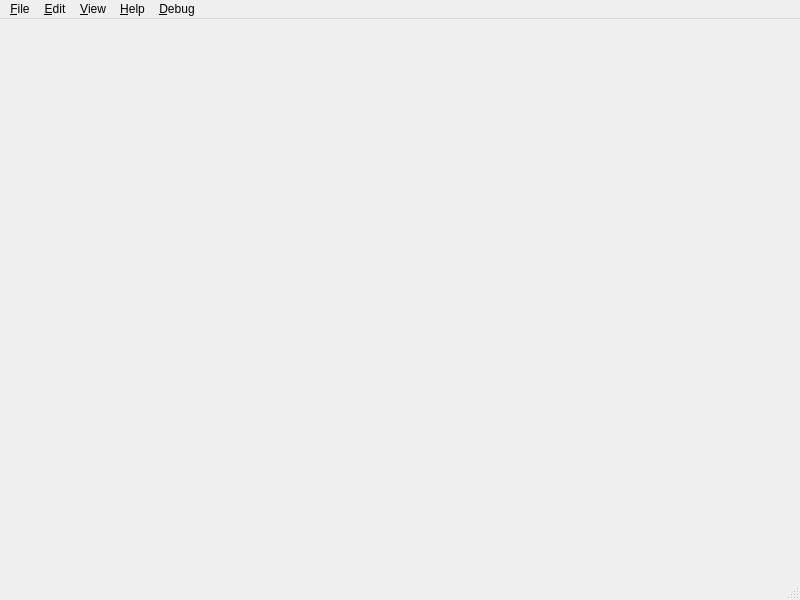
<?xml version="1.0" encoding="UTF-8"?>
<ui version="4.0">
 <class>MainWindow</class>
 <widget class="QMainWindow" name="MainWindow">
  <property name="geometry">
   <rect>
    <x>0</x>
    <y>0</y>
    <width>800</width>
    <height>600</height>
   </rect>
  </property>
  <property name="windowTitle">
   <string/>
  </property>
  <widget class="QWidget" name="centralWidget"/>
  <widget class="QMenuBar" name="menubar">
   <property name="geometry">
    <rect>
     <x>0</x>
     <y>0</y>
     <width>800</width>
     <height>20</height>
    </rect>
   </property>
   <widget class="QMenu" name="menuFile">
    <property name="title">
     <string>&amp;File</string>
    </property>
    <addaction name="actionOpen"/>
    <addaction name="separator"/>
    <addaction name="actionExit"/>
   </widget>
   <widget class="QMenu" name="menuEdit">
    <property name="title">
     <string>&amp;Edit</string>
    </property>
   </widget>
   <widget class="QMenu" name="menuHelp">
    <property name="title">
     <string>&amp;Help</string>
    </property>
    <addaction name="actionAboutQt"/>
    <addaction name="actionAboutYata"/>
   </widget>
   <widget class="QMenu" name="menuView">
    <property name="title">
     <string>&amp;View</string>
    </property>
    <addaction name="actionRefresh"/>
    <addaction name="actionFollowTail"/>
   </widget>
   <widget class="QMenu" name="menuDebug">
    <property name="title">
     <string>&amp;Debug</string>
    </property>
    <addaction name="actionFullLayout"/>
    <addaction name="actionPartialLayout"/>
    <addaction name="actionAutomaticLayout"/>
    <addaction name="separator"/>
    <addaction name="actionDebugWindow"/>
   </widget>
   <addaction name="menuFile"/>
   <addaction name="menuEdit"/>
   <addaction name="menuView"/>
   <addaction name="menuHelp"/>
   <addaction name="menuDebug"/>
  </widget>
  <widget class="QStatusBar" name="statusbar"/>
  <action name="actionOpen">
   <property name="text">
    <string>&amp;Open</string>
   </property>
   <property name="shortcut">
    <string>Ctrl+O</string>
   </property>
  </action>
  <action name="actionExit">
   <property name="text">
    <string>&amp;Exit</string>
   </property>
   <property name="shortcut">
    <string>Ctrl+Q</string>
   </property>
  </action>
  <action name="actionFind">
   <property name="text">
    <string>&amp;Find</string>
   </property>
   <property name="shortcut">
    <string>Ctrl+F</string>
   </property>
  </action>
  <action name="actionFindNext">
   <property name="text">
    <string>Find &amp;next</string>
   </property>
   <property name="shortcut">
    <string>F3</string>
   </property>
  </action>
  <action name="actionFindPrevious">
   <property name="text">
    <string>Find p&amp;revious</string>
   </property>
   <property name="shortcut">
    <string>Shift+F3</string>
   </property>
  </action>
  <action name="actionAboutQt">
   <property name="text">
    <string>About &amp;Qt...</string>
   </property>
  </action>
  <action name="actionAboutYata">
   <property name="text">
    <string>&amp;About $APPNAME$...</string>
   </property>
  </action>
  <action name="actionRefresh">
   <property name="text">
    <string>Refresh</string>
   </property>
   <property name="shortcut">
    <string>F5</string>
   </property>
  </action>
  <action name="actionFollowTail">
   <property name="checkable">
    <bool>true</bool>
   </property>
   <property name="checked">
    <bool>true</bool>
   </property>
   <property name="text">
    <string>Follow tail</string>
   </property>
  </action>
  <action name="actionPreferences">
   <property name="text">
    <string>&amp;Preferences</string>
   </property>
  </action>
  <action name="actionFullLayout">
   <property name="checkable">
    <bool>true</bool>
   </property>
   <property name="text">
    <string>&amp;Full Layout</string>
   </property>
   <property name="visible">
    <bool>true</bool>
   </property>
  </action>
  <action name="actionPartialLayout">
   <property name="checkable">
    <bool>true</bool>
   </property>
   <property name="text">
    <string>&amp;Partial Layout</string>
   </property>
  </action>
  <action name="actionAutomaticLayout">
   <property name="checkable">
    <bool>true</bool>
   </property>
   <property name="text">
    <string>&amp;Automatic Layout</string>
   </property>
  </action>
  <action name="actionDebugWindow">
   <property name="text">
    <string>Debug &amp;Window</string>
   </property>
  </action>
 </widget>
 <resources/>
 <connections/>
</ui>
